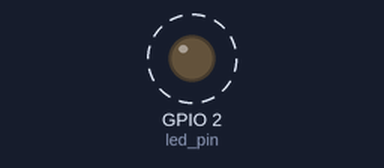
Bench run of a program on a simulated ESP32 board running MicroPython. Parts: output pins drawn as LEDs (lit = HIGH). Dashed ring = blinking.

Above: at 0.6 s.
Timing chart, 0 to 3.0 s (numbered marks = the images above):
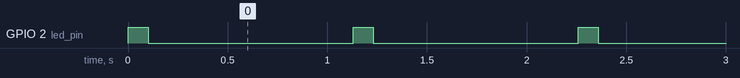

Measured:
- by itself, GPIO 2 (led_pin): alternates HIGH for 0.10 s and LOW for 1.0 s

The program:

esp_send_test.py
```python
import machine
import ujson
import time

def send_memory_info(uart, memory_info_dict):
    # Serialize the dictionary to JSON
    json_data = ujson.dumps(memory_info_dict)

    # Send the JSON data over UART
    uart.write(json_data)

def flash_led(led_pin, duration=0.1):
    # Flash the LED for a specified duration
    led_pin.value(1)  # Turn on the LED
    time.sleep(duration)
    led_pin.value(0)  # Turn off the LED

def main():
    uart = machine.UART(1, baudrate=115200, tx=17)  # Change tx pin as per your ESP32 board
    led_pin = machine.Pin(2, machine.Pin.OUT)  # Onboard LED pin, change as needed

    # Example dictionary
    example_dict = {
        1: {
            "data": {
                "start_index": 0,
                "stop_index": 5,
                "operation_code": 1
            }
        },
        2: {
            "data": {
                "start_index": 2,
                "stop_index": 7,
                "operation_code": 2
            }
        },
        3: {
            "data": {
                "start_index": 4,
                "stop_index": 9,
                "operation_code": 0
            }
        },
        4: {
            "data": {
                "start_index": 6,
                "stop_index": 11,
                "operation_code": 3,
                "code": "print('Custom code execution')"
            }
        }
    }

    while True:
        # Sending the entire dictionary
        flash_led(led_pin)  # Flash the LED when sending data
        send_memory_info(uart, example_dict)
        time.sleep(1)

if __name__ == "__main__":
    main()
```
